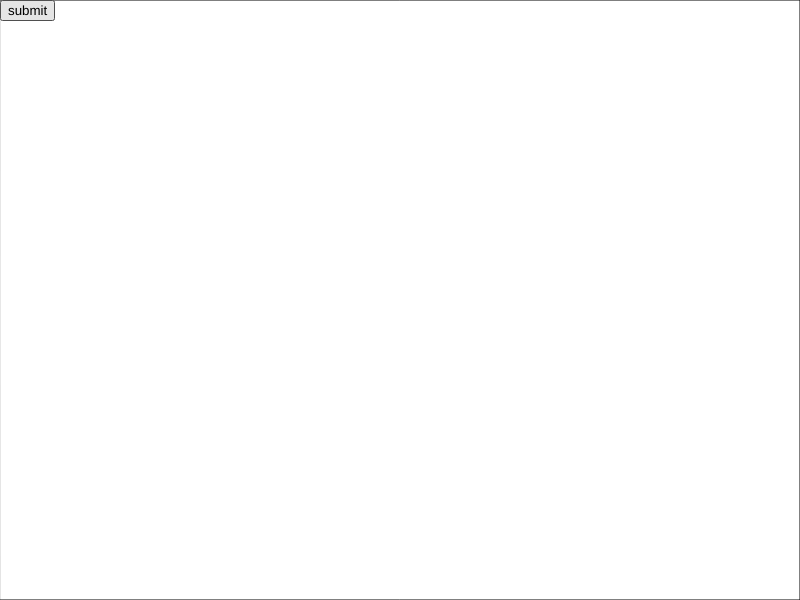
Frame 1 (no input)
Frame 60 (no input): identical to frame 1, image omitted
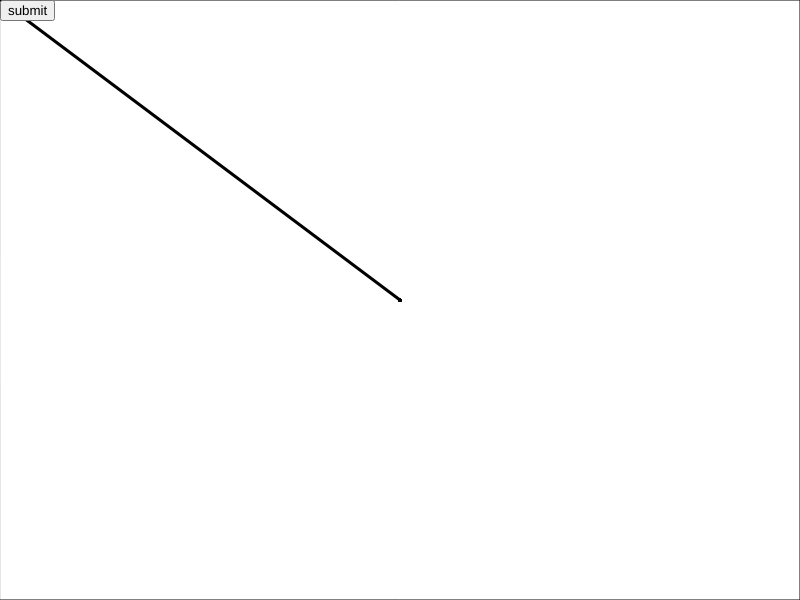
Frame 120 (the mouse pressed at the canvas centre since frame 60)

The p5.js sketch that drew these frames (run headless with seeded random() and noise() and a simulated clock; from frame 60 on, the mouse is pressed at the canvas centre):

// p5.js sketch
// ── sketch.js
// Interactive Browser
// by Guillermo Montecinos, oct 2019
// to be performed with Sokio

let mouseBefore = {x : 0, y : 0};
let button;
let notes = 12 * 4;
let compases = 3;
let notesPerCompas = 4;
let midiOut = [];


function setup(){
    createCanvas(800,600);
    // margins rect
    // noFill();
    rect(0,0,width, height);
    // submit button setup
    button = createButton('submit');
    button.position(0,0);
    button.mousePressed(submitDrawing);
    // drawing stroke
    stroke(0);
    strokeWeight(3);
}

function draw(){
    if(mouseIsPressed){
        line(mouseBefore.x, mouseBefore.y, mouseX, mouseY);
    }
    mouseBefore.x = mouseX;
    mouseBefore.y = mouseY;
}

function submitDrawing(){
    loadPixels();
    let xStep = int(width / (compases * notesPerCompas));
    let yStep = int(height / (notes));
    for(let x = 0; x < width; x += xStep){
        let aux = [];
        for(let y = 0; y < height; y += yStep){
            // check every note
            let bright = 0;
            let counter = 0;
            for(let i = x; i < x + xStep; i++){
                for(let j = y; j < y + yStep; j++){
                    bright += brightness(get(i, j));
                    counter++;
                }
            }
            bright /= counter;
            if(bright < 40){
                bright = 0;
            }
            aux.push(bright);
        }
        midiOut.push(aux);
    }
    // clean the canvas
    setup();
}
